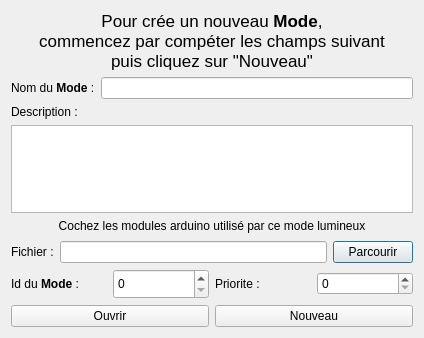
<?xml version="1.0" encoding="UTF-8"?>
<ui version="4.0">
 <class>NewModeDialog</class>
 <widget class="QDialog" name="NewModeDialog">
  <property name="geometry">
   <rect>
    <x>0</x>
    <y>0</y>
    <width>424</width>
    <height>338</height>
   </rect>
  </property>
  <property name="windowTitle">
   <string>Effets lumineux de creche</string>
  </property>
  <layout class="QVBoxLayout" name="verticalLayout">
   <item>
    <layout class="QHBoxLayout" name="horizontalLayout">
     <item>
      <widget class="QLabel" name="InformationDialogue">
       <property name="font">
        <font>
         <pointsize>13</pointsize>
         <underline>false</underline>
         <strikeout>false</strikeout>
         <kerning>true</kerning>
        </font>
       </property>
       <property name="text">
        <string>Pour crée un nouveau &lt;b&gt;Mode&lt;/b&gt;,&lt;br&gt;commencez par compéter les champs suivant&lt;br&gt;puis cliquez sur &quot;Nouveau&quot;</string>
       </property>
       <property name="alignment">
        <set>Qt::AlignCenter</set>
       </property>
      </widget>
     </item>
     <item>
      <layout class="QHBoxLayout" name="IconeLayout"/>
     </item>
    </layout>
   </item>
   <item>
    <layout class="QHBoxLayout" name="horizontalLayout_4">
     <item>
      <widget class="QLabel" name="Nom">
       <property name="text">
        <string>Nom du &lt;b&gt;Mode&lt;/b&gt; :</string>
       </property>
      </widget>
     </item>
     <item>
      <widget class="QLineEdit" name="NomMode">
       <property name="statusTip">
        <string>Nomer le Mode </string>
       </property>
      </widget>
     </item>
    </layout>
   </item>
   <item>
    <widget class="QLabel" name="NomModeLabel">
     <property name="text">
      <string>Description :</string>
     </property>
    </widget>
   </item>
   <item>
    <widget class="QTextEdit" name="DescriptionTexte">
     <property name="toolTip">
      <string/>
     </property>
    </widget>
   </item>
   <item>
    <widget class="QLabel" name="label">
     <property name="text">
      <string>Cochez les modules arduino utilisé par ce mode lumineux</string>
     </property>
     <property name="alignment">
      <set>Qt::AlignCenter</set>
     </property>
    </widget>
   </item>
   <item>
    <layout class="QVBoxLayout" name="LayoutSelectionModule">
     <property name="spacing">
      <number>1</number>
     </property>
     <property name="leftMargin">
      <number>1</number>
     </property>
     <property name="topMargin">
      <number>1</number>
     </property>
     <property name="rightMargin">
      <number>1</number>
     </property>
     <property name="bottomMargin">
      <number>1</number>
     </property>
    </layout>
   </item>
   <item>
    <layout class="QHBoxLayout" name="horizontalLayout_3">
     <item>
      <widget class="QLabel" name="LabelNomFichier">
       <property name="text">
        <string>Fichier :</string>
       </property>
      </widget>
     </item>
     <item>
      <widget class="QLineEdit" name="CheminFichier">
       <property name="statusTip">
        <string>Fichier &quot;Effet lumineux de creche&quot;qui sera créé</string>
       </property>
      </widget>
     </item>
     <item>
      <widget class="QPushButton" name="ParcourirDossier">
       <property name="toolTip">
        <string>Ouvrir un dossier</string>
       </property>
       <property name="text">
        <string>Parcourir</string>
       </property>
      </widget>
     </item>
    </layout>
   </item>
   <item>
    <layout class="QHBoxLayout" name="horizontalLayout_5">
     <item>
      <widget class="QLabel" name="IDModelabel">
       <property name="statusTip">
        <string/>
       </property>
       <property name="text">
        <string>Id du &lt;b&gt;Mode&lt;/b&gt; :</string>
       </property>
      </widget>
     </item>
     <item>
      <widget class="QSpinBox" name="IdValue">
       <property name="minimumSize">
        <size>
         <width>0</width>
         <height>30</height>
        </size>
       </property>
       <property name="maximumSize">
        <size>
         <width>16777215</width>
         <height>30</height>
        </size>
       </property>
       <property name="toolTip">
        <string>Id : numero unique qui permet au système d'identifier chaque Mode</string>
       </property>
       <property name="statusTip">
        <string/>
       </property>
       <property name="maximum">
        <number>30</number>
       </property>
      </widget>
     </item>
     <item>
      <widget class="QLabel" name="labelPriorite">
       <property name="text">
        <string>Priorite :</string>
       </property>
      </widget>
     </item>
     <item>
      <widget class="QSpinBox" name="PrioriteValue">
       <property name="toolTip">
        <string>Permet de definir la priorite d'un mode lumineux sur un autre, une valeur plus elevee est prioritaire</string>
       </property>
       <property name="maximum">
        <number>10</number>
       </property>
      </widget>
     </item>
    </layout>
   </item>
   <item>
    <layout class="QHBoxLayout" name="horizontalLayout_2">
     <item>
      <widget class="QPushButton" name="Ouvrir">
       <property name="toolTip">
        <string>Ouvrir un fichier &quot;effet lumineux de creche&quot;</string>
       </property>
       <property name="text">
        <string>Ouvrir</string>
       </property>
      </widget>
     </item>
     <item>
      <widget class="QPushButton" name="Nouveau">
       <property name="text">
        <string>Nouveau</string>
       </property>
      </widget>
     </item>
    </layout>
   </item>
  </layout>
 </widget>
 <resources/>
 <connections/>
</ui>
